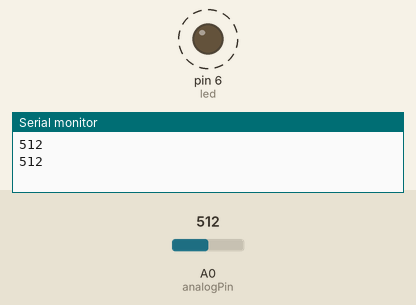
Recording of a sketch running on a simulated Arduino Uno, built with avr-gcc and run on an emulated ATmega328P. Parts: output pins drawn as LEDs (lit = HIGH), the last lines printed to the serial monitor. Dashed ring = blinking. Inputs (shaded band) come from the test bench; at power-on: A0 (analogPin) = 512.

Above: at 1.8 s.
1.9 s: A0 (analogPin) set to 306
At 2.2 s:
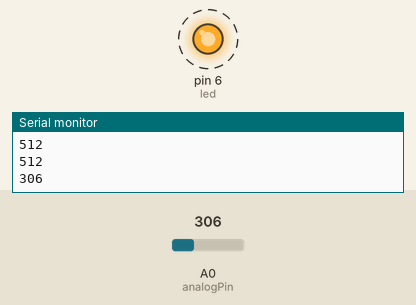
5.4 s: A0 (analogPin) set to 122
At 5.56 s:
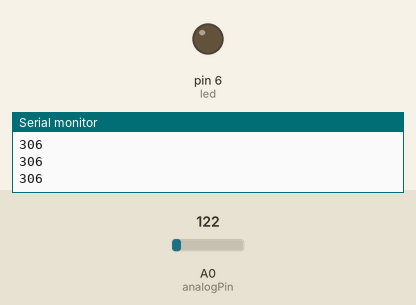
Timing chart, 0 to 14.9 s (numbered marks = the images above; inputs shaded):
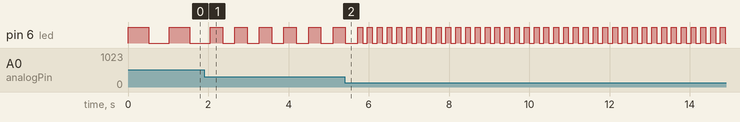

The sketch:

Entrada_Analogica_LED.ino
```cpp
/* ************************************************************************

Colégio SATC
Curso Técnico em Mecatrônica
Disciplina: Sistemas Embarcados
Turma: 3191
Professor: Marcos Antonio Jeremias Coelho

Programa: Leitura de Entrada Analógica controlando LED

Autor: Marcos Antonio Jeremias Coelho
Data: 22/05/2023
Versão: 1.0

************************************************************************ */

const int analogPin = A0;
const int led = 6;

void setup() {
  pinMode(led, OUTPUT);
  Serial.begin(9600);
}

void loop() {
  int val = analogRead(analogPin);
  Serial.println(val);
  digitalWrite(led, HIGH);
  delay(val);
  digitalWrite(led, LOW);
  delay(val);
}
```

Measured:
- after the input at 1.9 s, pin 6 (led): alternates HIGH for 0.31 s and LOW for 0.31 s, starting after 0.46 s
- by itself, pin 6 (led): alternates HIGH for 0.51 s and LOW for 0.51 s
